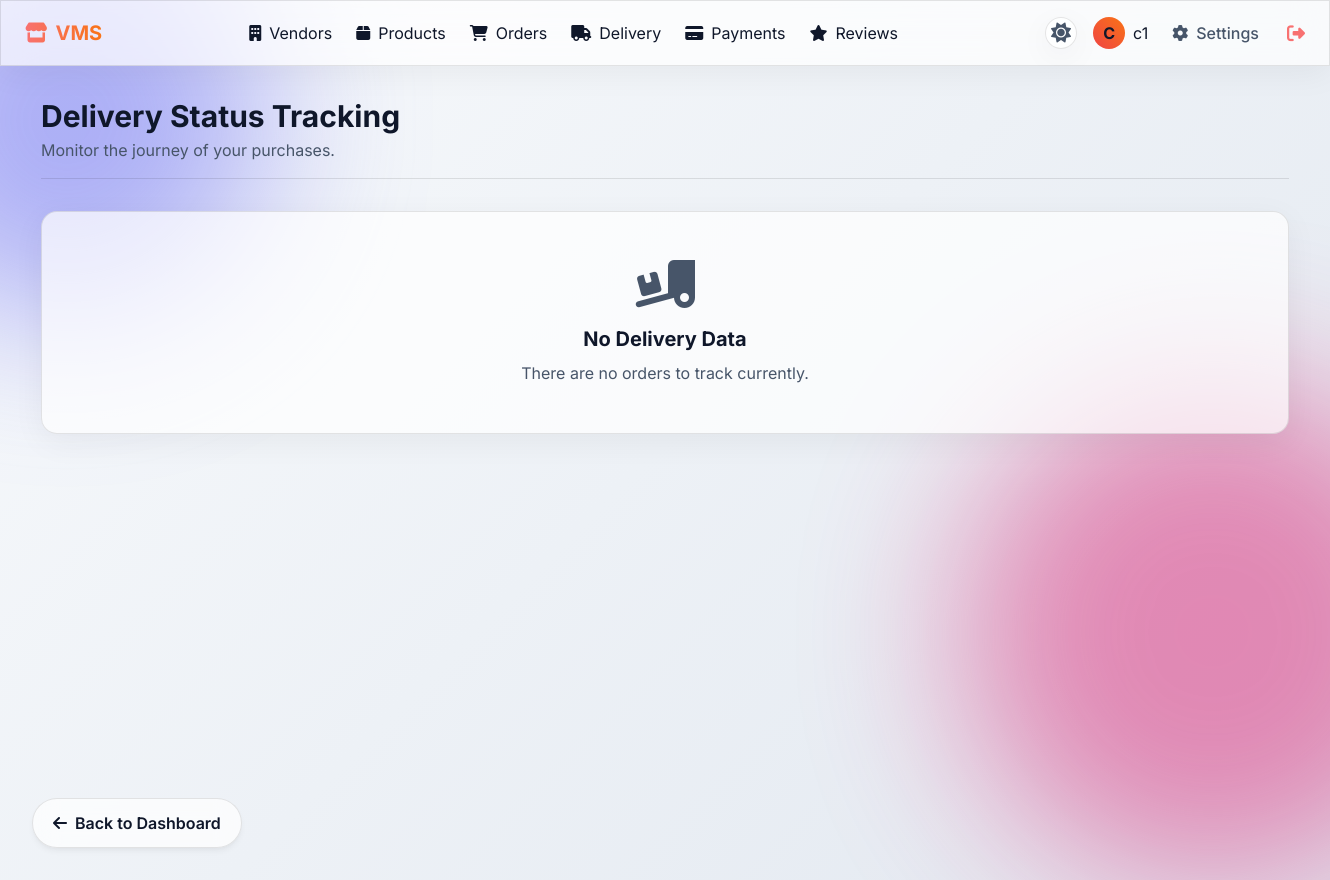
Page /delivery (signed in) on the earlier database version.
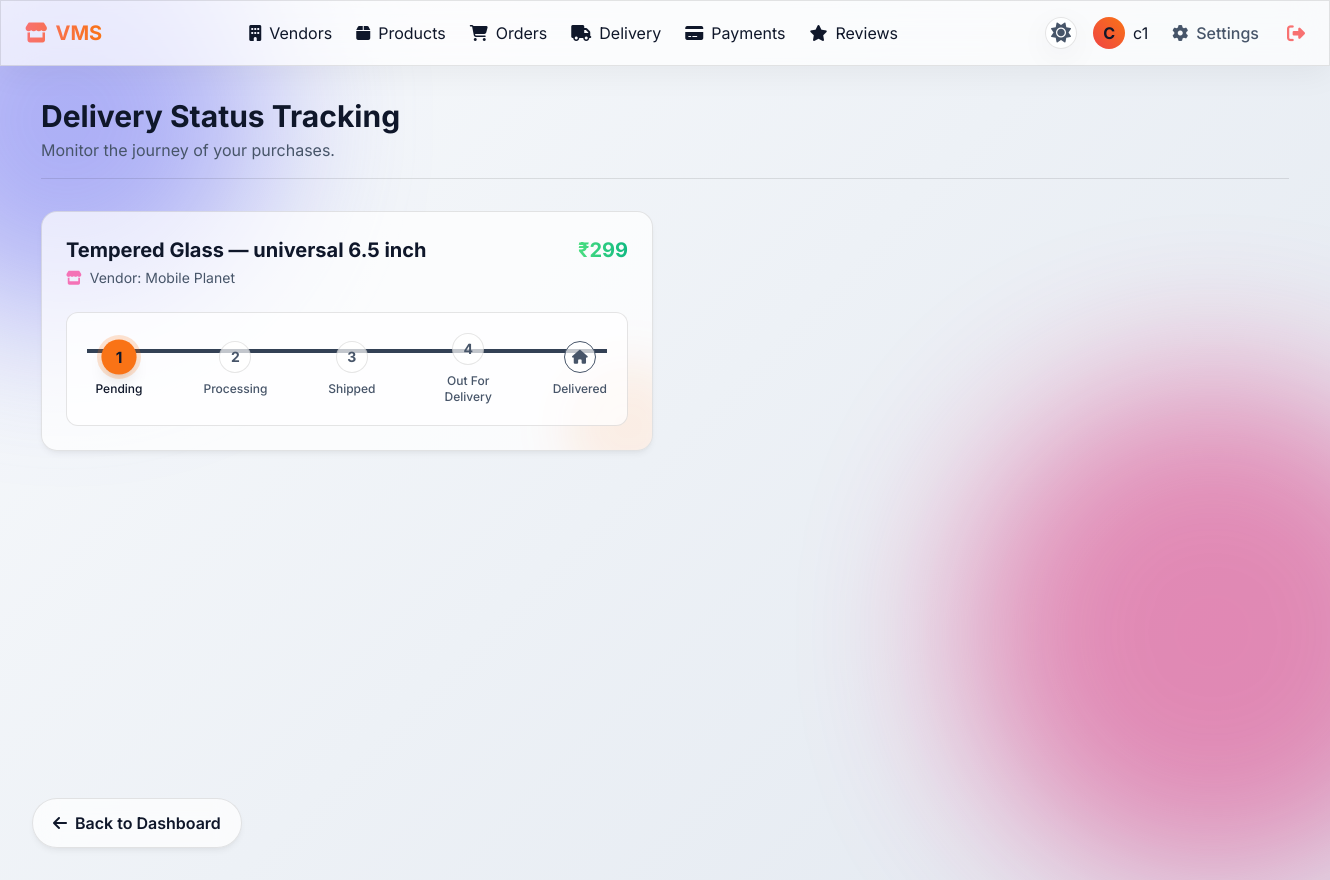
Same page on the later database version.
### tables this page shows
CREATE TABLE orders(
    id INTEGER PRIMARY KEY AUTOINCREMENT,
    customer TEXT,
    vendor TEXT,
    product_name TEXT,
    price TEXT,
    status TEXT
, product_image TEXT DEFAULT "", expected_delivery TEXT DEFAULT "", delivered_date TEXT DEFAULT "");

### app.py (the view)
@app.route('/delivery')
def delivery():
    if 'user' not in session:
        return redirect('/login')
    conn = get_db()
    if session['role'] == 'vendor':
        orders = conn.execute(
            "SELECT * FROM orders WHERE vendor=? ORDER BY id DESC",
            (session['user'],)
        ).fetchall()
    else:
        orders = conn.execute(
            "SELECT * FROM orders WHERE customer=? ORDER BY id DESC",
            (session['user'],)
        ).fetchall()
    return render_template(
        'delivery.html',
        orders=orders
    )

### app.py (called while the page is built)
def get_db():
    conn = sqlite3.connect("vendor.db")
    conn.row_factory = sqlite3.Row
    return conn

### templates/delivery.html (shortened to what the changed rows need)
{% extends "base.html" %}
{% block content %}
<div class="fade-in">
    <div class="flex justify-between items-center mb-8 border-b border-glass pb-4">
        <div>
            <h1 class="text-3xl font-bold">Delivery Status Tracking</h1>
        </div>
    </div>
    {% if orders %}
    <div class="grid grid-cols-1 lg:grid-cols-2 gap-6">
        {% for order in orders %}
        <div class="glass-card p-6 flex flex-col group relative overflow-hidden">
            {% if order['status'] == 'Delivered' %}
                <div class="absolute -right-10 -bottom-10 w-32 h-32 bg-green-500/10 rounded-full blur-xl z-0"></div>
            {% elif order['status'] == 'Shipped' %}
                <div class="absolute -right-10 -bottom-10 w-32 h-32 bg-blue-500/10 rounded-full blur-xl z-0"></div>
            {% else %}
                <div class="absolute -right-10 -bottom-10 w-32 h-32 bg-orange-500/10 rounded-full blur-xl z-0"></div>
            {% endif %}
            <div class="relative z-10 flex justify-between items-start mb-6">
                <div>
                    <h3 class="text-xl font-bold text-main mb-1">{{ order['product_name'] }}</h3>
                    <div class="text-sm text-muted">
                        {% if session['role'] == 'vendor' %}
                            <i class="fa-solid fa-user mr-1 text-indigo-400"></i> Customer: {{ order['customer'] }}
                        {% else %}
                            <i class="fa-solid fa-store mr-1 text-pink-400"></i> Vendor: {{ order['vendor'] }}
                        {% endif %}
                    </div>
                </div>
                <div class="text-xl font-bold text-transparent bg-clip-text bg-gradient-to-r from-green-400 to-emerald-500">
                </div>
            </div>
            <div class="relative z-10 mt-auto bg-overlay rounded-xl p-5 border border-glass">
                {% if order['status'] == 'Out Of Stock' %}
                    <div class="text-center py-4">
                        <i class="fa-solid fa-box-open text-red-500 text-4xl mb-2"></i>
                        <h4 class="font-bold text-red-500">Order Cancelled</h4>
                        <p class="text-sm text-muted mt-1">Sorry, this product is currently out of stock. The order has been cancelled and moved to your history.</p>
                    </div>
                {% else %}
                    <div class="flex justify-between items-center relative before:content-[''] before:absolute before:top-4 before:left-0 before:w-full before:h-1 before:bg-slate-700 before:-z-10">
                        {% set steps = ['Pending', 'Processing', 'Shipped', 'Out For Delivery'] %}
                        {% set current_idx = steps.index(order['status']) if order['status'] in steps else 0 %}
                        {% for step in steps %}
                            {% set step_idx = loop.index0 %}
                            {% set is_completed = current_idx >= step_idx %}
                            {% set is_current = current_idx == step_idx %}
                            <div class="flex flex-col items-center gap-2 bg-transparent z-10">
                                <div class="w-8 h-8 rounded-full flex items-center justify-center text-sm font-bold transition-all duration-500
                                    {% if is_completed %}
                                        {% if step == 'Pending' %}bg-orange-500 text-main ring-4 ring-orange-500/20
                                        {% elif step == 'Processing' %}bg-blue-500 text-main ring-4 ring-blue-500/20
                                        {% elif step == 'Shipped' %}bg-purple-500 text-main ring-4 ring-purple-500/20
                                        {% elif step == 'Out For Delivery' %}bg-cyan-500 text-main ring-4 ring-cyan-500/20
                                        {% endif %}
                                    {% else %}
                                        bg-overlay text-muted border border-glass
                                    {% endif %}
                                    {% if is_current %}scale-110 shadow-lg{% endif %}">
                                    {% if is_completed and not is_current %}<i class="fa-solid fa-check text-xs"></i>{% else %}{{ loop.index }}{% endif %}
                                </div>
                                <span class="text-[10px] sm:text-xs font-medium text-center leading-tight w-16 {% if is_completed %}text-main{% else %}text-muted{% endif %}">
                                    {% if step == 'Out For Delivery' %}Out For<br>Delivery{% else %}{{ step }}{% endif %}
                                </span>
                            </div>
                        {% endfor %}
                        <div class="flex flex-col items-center gap-2 bg-transparent z-10">
                            <div class="w-8 h-8 rounded-full flex items-center justify-center text-sm font-bold bg-overlay text-muted border border-slate-600">
                                <i class="fa-solid fa-house"></i>
                            </div>
                            <span class="text-[10px] sm:text-xs font-medium text-muted">Delivered</span>
                        </div>
                    </div>
                {% endif %}
            </div>
        </div>
        {% endfor %}
    </div>
    {% else %}
    <div class="glass-panel p-12 text-center rounded-2xl">
        <div class="text-5xl text-muted mb-4"><i class="fa-solid fa-truck-ramp-box"></i></div>
        <h3 class="text-xl font-bold mb-2">No Delivery Data</h3>
        <p class="text-muted">There are no orders to track currently.</p>
    </div>
    {% endif %}
</div>
{% endblock %}

Differences in the rows shown:
added orders: status "Accepted" (drawn), product_name "Tempered Glass — universal 6.5 inch", vendor "Mobile Planet", steps "Pending" "Processing" "Shipped"
Other differences:
text no longer shown: "No Delivery Data There are no orders to track currently."
